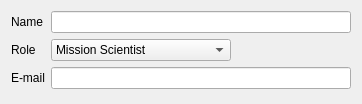
          <widget class="QWidget" name="page_2">
           <property name="geometry">
            <rect>
             <x>0</x>
             <y>0</y>
             <width>360</width>
             <height>104</height>
            </rect>
           </property>
           <attribute name="label">
            <string>Contact Information</string>
           </attribute>
           <layout class="QGridLayout" name="gridLayout_3">
            <item row="0" column="0">
             <layout class="QFormLayout" name="formLayout_3">
              <property name="fieldGrowthPolicy">
               <enum>QFormLayout::ExpandingFieldsGrow</enum>
              </property>
              <item row="0" column="0">
               <widget class="QLabel" name="label">
                <property name="text">
                 <string>Name</string>
                </property>
               </widget>
              </item>
              <item row="0" column="1">
               <widget class="QLineEdit" name="contactNameLine">
                <property name="minimumSize">
                 <size>
                  <width>300</width>
                  <height>0</height>
                 </size>
                </property>
                <property name="maximumSize">
                 <size>
                  <width>300</width>
                  <height>16777215</height>
                 </size>
                </property>
               </widget>
              </item>
              <item row="1" column="0">
               <widget class="QLabel" name="label_10">
                <property name="text">
                 <string>Role</string>
                </property>
               </widget>
              </item>
              <item row="2" column="0">
               <widget class="QLabel" name="label_11">
                <property name="text">
                 <string>E-mail</string>
                </property>
               </widget>
              </item>
              <item row="2" column="1">
               <widget class="QLineEdit" name="contactEmailLine">
                <property name="sizePolicy">
                 <sizepolicy hsizetype="Expanding" vsizetype="Fixed">
                  <horstretch>0</horstretch>
                  <verstretch>0</verstretch>
                 </sizepolicy>
                </property>
                <property name="minimumSize">
                 <size>
                  <width>300</width>
                  <height>0</height>
                 </size>
                </property>
                <property name="maximumSize">
                 <size>
                  <width>300</width>
                  <height>16777215</height>
                 </size>
                </property>
               </widget>
              </item>
              <item row="1" column="1">
               <widget class="QComboBox" name="contactRoleBox">
                <property name="minimumSize">
                 <size>
                  <width>180</width>
                  <height>0</height>
                 </size>
                </property>
                <item>
                 <property name="text">
                  <string>Mission Scientist</string>
                 </property>
                </item>
                <item>
                 <property name="text">
                  <string>Flight Manager</string>
                 </property>
                </item>
                <item>
                 <property name="text">
                  <string>Scientist</string>
                 </property>
                </item>
                <item>
                 <property name="text">
                  <string>Pilot</string>
                 </property>
                </item>
                <item>
                 <property name="text">
                  <string>Other</string>
                 </property>
                </item>
               </widget>
              </item>
             </layout>
            </item>
           </layout>
          </widget>
